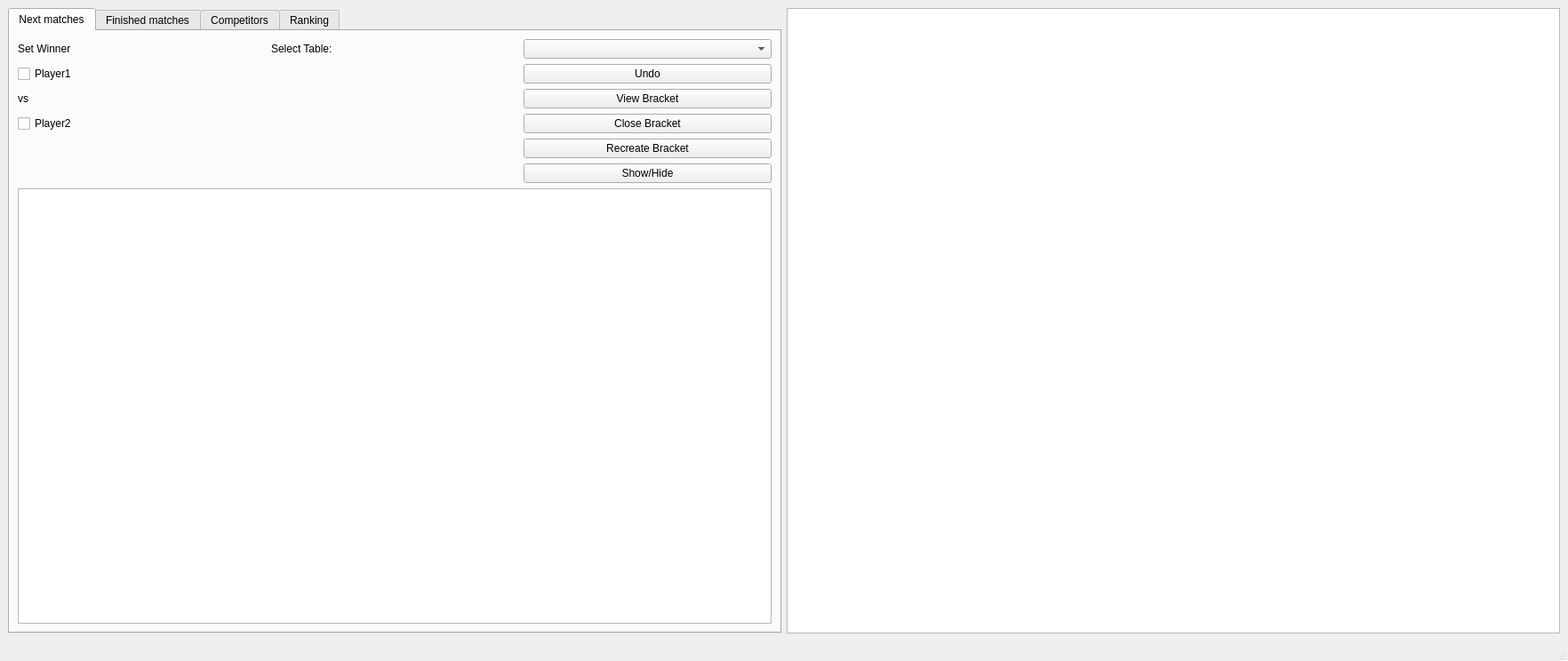
<?xml version="1.0" encoding="UTF-8"?>
<ui version="4.0">
 <class>CategoryView</class>
 <widget class="QMainWindow" name="CategoryView">
  <property name="geometry">
   <rect>
    <x>0</x>
    <y>0</y>
    <width>1764</width>
    <height>744</height>
   </rect>
  </property>
  <property name="windowTitle">
   <string>MainWindow</string>
  </property>
  <widget class="QWidget" name="centralwidget">
   <layout class="QHBoxLayout" name="horizontalLayout">
    <item>
     <widget class="QTabWidget" name="Competitors">
      <property name="currentIndex">
       <number>0</number>
      </property>
      <widget class="QWidget" name="tab">
       <attribute name="title">
        <string>Next matches</string>
       </attribute>
       <layout class="QGridLayout" name="gridLayout">
        <item row="1" column="0">
         <widget class="QCheckBox" name="Player1">
          <property name="text">
           <string>Player1</string>
          </property>
         </widget>
        </item>
        <item row="9" column="0" rowspan="2" colspan="3">
         <widget class="QListWidget" name="listWidget"/>
        </item>
        <item row="3" column="0">
         <widget class="QCheckBox" name="Player1_2">
          <property name="text">
           <string>Player2</string>
          </property>
         </widget>
        </item>
        <item row="3" column="2">
         <widget class="QPushButton" name="Close">
          <property name="text">
           <string>Close Bracket</string>
          </property>
         </widget>
        </item>
        <item row="2" column="2">
         <widget class="QPushButton" name="Bracket">
          <property name="text">
           <string>View Bracket</string>
          </property>
         </widget>
        </item>
        <item row="5" column="2">
         <widget class="QPushButton" name="Show_Hide">
          <property name="text">
           <string>Show/Hide</string>
          </property>
         </widget>
        </item>
        <item row="4" column="2">
         <widget class="QPushButton" name="Recreate">
          <property name="text">
           <string>Recreate Bracket</string>
          </property>
         </widget>
        </item>
        <item row="1" column="2">
         <widget class="QPushButton" name="undo">
          <property name="text">
           <string>Undo</string>
          </property>
         </widget>
        </item>
        <item row="0" column="0">
         <widget class="QLabel" name="label_3">
          <property name="text">
           <string>Set Winner</string>
          </property>
         </widget>
        </item>
        <item row="0" column="1">
         <widget class="QLabel" name="label_5">
          <property name="text">
           <string>Select Table:</string>
          </property>
         </widget>
        </item>
        <item row="0" column="2">
         <widget class="QComboBox" name="comboBox"/>
        </item>
        <item row="2" column="0">
         <widget class="QLabel" name="label_4">
          <property name="text">
           <string>vs</string>
          </property>
         </widget>
        </item>
       </layout>
      </widget>
      <widget class="QWidget" name="tab_2">
       <attribute name="title">
        <string>Finished matches</string>
       </attribute>
       <layout class="QGridLayout" name="gridLayout_2">
        <item row="0" column="0">
         <widget class="QListWidget" name="listWidget_2"/>
        </item>
       </layout>
      </widget>
      <widget class="QWidget" name="tab_3">
       <attribute name="title">
        <string>Competitors</string>
       </attribute>
       <layout class="QGridLayout" name="gridLayout_3">
        <item row="0" column="0">
         <widget class="QPushButton" name="addCompetitor">
          <property name="text">
           <string>Add Competitor and Recreate Bracket</string>
          </property>
         </widget>
        </item>
        <item row="1" column="0">
         <widget class="QPushButton" name="MergeCompetitor">
          <property name="text">
           <string>Megre Competitor into Bracket</string>
          </property>
         </widget>
        </item>
        <item row="2" column="0">
         <widget class="QListWidget" name="listWidget_3"/>
        </item>
       </layout>
      </widget>
      <widget class="QWidget" name="ranks">
       <attribute name="title">
        <string>Ranking</string>
       </attribute>
       <layout class="QGridLayout" name="gridLayout_4">
        <item row="0" column="0">
         <widget class="QListWidget" name="listWidget_4"/>
        </item>
       </layout>
      </widget>
     </widget>
    </item>
    <item>
     <widget class="QTableView" name="tableView"/>
    </item>
   </layout>
  </widget>
  <widget class="QMenuBar" name="menubar">
   <property name="geometry">
    <rect>
     <x>0</x>
     <y>0</y>
     <width>1764</width>
     <height>26</height>
    </rect>
   </property>
  </widget>
  <widget class="QStatusBar" name="statusbar"/>
 </widget>
 <resources/>
 <connections/>
</ui>
